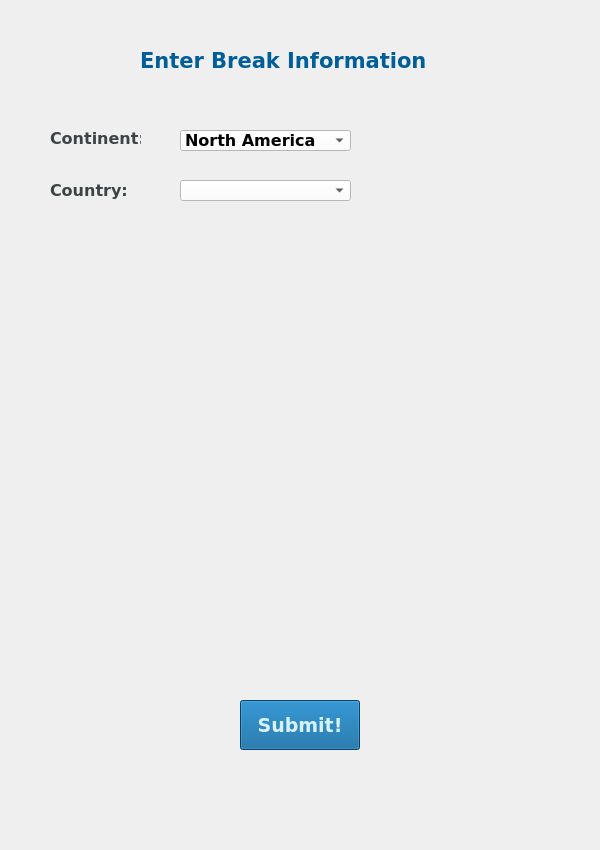
<?xml version="1.0" encoding="UTF-8"?>
<ui version="4.0">
 <class>Form</class>
 <widget class="QWidget" name="Form">
  <property name="geometry">
   <rect>
    <x>0</x>
    <y>0</y>
    <width>600</width>
    <height>850</height>
   </rect>
  </property>
  <property name="font">
   <font>
    <family>Verdana</family>
    <pointsize>12</pointsize>
    <weight>75</weight>
    <bold>true</bold>
   </font>
  </property>
  <property name="windowTitle">
   <string>Form</string>
  </property>
  <property name="styleSheet">
   <string notr="true"/>
  </property>
  <widget class="QLabel" name="top_message">
   <property name="geometry">
    <rect>
     <x>140</x>
     <y>50</y>
     <width>300</width>
     <height>20</height>
    </rect>
   </property>
   <property name="font">
    <font>
     <family>Verdana</family>
     <pointsize>16</pointsize>
     <weight>75</weight>
     <bold>true</bold>
    </font>
   </property>
   <property name="styleSheet">
    <string notr="true">color: rgb(1, 94, 152);</string>
   </property>
   <property name="text">
    <string>Enter Break Information</string>
   </property>
  </widget>
  <widget class="QLabel" name="cont_lbl">
   <property name="geometry">
    <rect>
     <x>50</x>
     <y>130</y>
     <width>91</width>
     <height>16</height>
    </rect>
   </property>
   <property name="font">
    <font>
     <family>Verdana</family>
     <pointsize>12</pointsize>
     <weight>75</weight>
     <bold>true</bold>
    </font>
   </property>
   <property name="styleSheet">
    <string notr="true">#cont_lbl{color: #3d4446}</string>
   </property>
   <property name="text">
    <string>Continent:</string>
   </property>
  </widget>
  <widget class="QLabel" name="count_lbl">
   <property name="geometry">
    <rect>
     <x>50</x>
     <y>180</y>
     <width>91</width>
     <height>20</height>
    </rect>
   </property>
   <property name="font">
    <font>
     <family>Verdana</family>
     <pointsize>12</pointsize>
     <weight>75</weight>
     <bold>true</bold>
    </font>
   </property>
   <property name="styleSheet">
    <string notr="true">#count_lbl{color: #3d4446}</string>
   </property>
   <property name="text">
    <string>Country:</string>
   </property>
  </widget>
  <widget class="QComboBox" name="cont_entry">
   <property name="geometry">
    <rect>
     <x>180</x>
     <y>130</y>
     <width>171</width>
     <height>21</height>
    </rect>
   </property>
   <property name="styleSheet">
    <string notr="true">background-color: rgb(255, 255, 255);
border-color: rgb(61, 68, 70);</string>
   </property>
   <item>
    <property name="text">
     <string>North America</string>
    </property>
   </item>
   <item>
    <property name="text">
     <string>South America</string>
    </property>
   </item>
   <item>
    <property name="text">
     <string>Africa</string>
    </property>
   </item>
   <item>
    <property name="text">
     <string>Europe</string>
    </property>
   </item>
   <item>
    <property name="text">
     <string>Asia</string>
    </property>
   </item>
   <item>
    <property name="text">
     <string>Australia</string>
    </property>
   </item>
   <item>
    <property name="text">
     <string>Oceania</string>
    </property>
   </item>
  </widget>
  <widget class="QComboBox" name="cont_entry_2">
   <property name="geometry">
    <rect>
     <x>180</x>
     <y>180</y>
     <width>171</width>
     <height>21</height>
    </rect>
   </property>
   <property name="styleSheet">
    <string notr="true">background-color: rgb(255, 255, 255);
border-color: rgb(61, 68, 70);</string>
   </property>
  </widget>
  <widget class="QPushButton" name="pushButton">
   <property name="geometry">
    <rect>
     <x>240</x>
     <y>700</y>
     <width>120</width>
     <height>50</height>
    </rect>
   </property>
   <property name="font">
    <font>
     <family>Verdana</family>
     <pointsize>14</pointsize>
     <weight>75</weight>
     <bold>true</bold>
    </font>
   </property>
   <property name="styleSheet">
    <string notr="true">background-color: rgb(1, 94, 152);
color: rgb(216, 243, 255);</string>
   </property>
   <property name="text">
    <string>Submit!</string>
   </property>
  </widget>
 </widget>
 <resources/>
 <connections/>
</ui>
